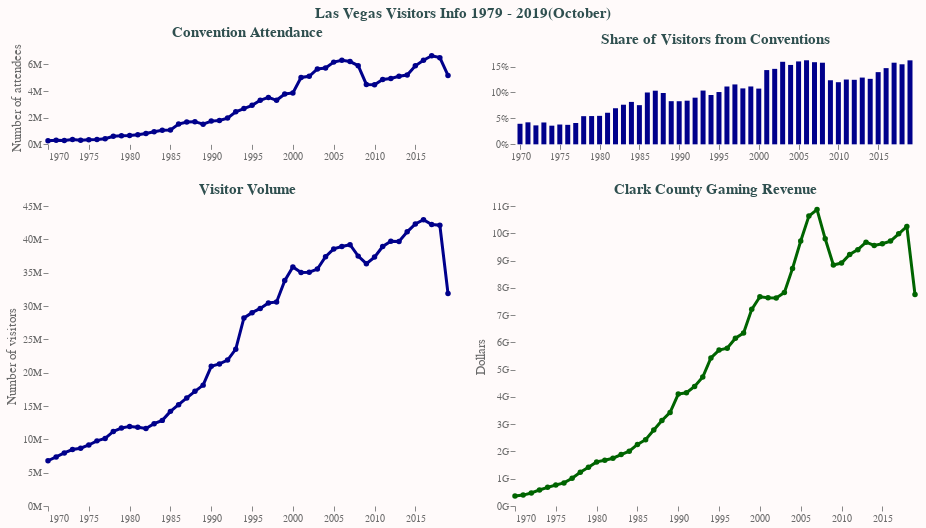

The notebook cell this image was saved under:
### Markdown cell above
Three variables have NA values but I'll redo the original plot with two plots.

### Code cell
brush = alt.selection_interval(encodings=['x'],empty='all')

base_line_bar = alt.Chart(df_clean).encode(
    x=alt.X('Year', title=None),
    color=alt.condition(brush, alt.ColorValue('darkblue'), alt.ColorValue('gray')),
    tooltip=alt.Tooltip('year(Year):N')
).add_selection(
    brush
)

#Convention line/scatter
chart_convention = base_line_bar.mark_line(point=True, size=3).encode( 
    y=alt.Y('Convention Attendance', title='Number of attendees',
           axis=alt.Axis(format='~s'))
).properties(
    title='Convention Attendance',
    width=400,
    height=300*14/45
) 

#Visitor line/scatter
chart_visitors = base_line_bar.mark_line(point=True, size=3).encode( 
    y=alt.Y('Visitor Volume', title='Number of visitors',
           axis=alt.Axis(format='~s'))
).properties(
    title='Visitor Volume',
    width=400,
    height=300
)

#Conventionas proportion of total visitors
chart_proportion = base_line_bar.mark_bar().encode(
    y=alt.Y('Proportion', title=None,
           axis=alt.Axis(format='%'))
).properties(
    title='Share of Visitors from Conventions',
    width=400,
    height=300*14/45
) 

#Gaming Spending
chart_spending = base_line_bar.mark_line(
    point=True, size=3
).encode(
    y=alt.Y('Clark County Gaming Revenue', title='Dollars',
           axis=alt.Axis(format='~s')),
    color=alt.condition(brush, alt.ColorValue('darkgreen'), alt.ColorValue('gray'))
).properties(
    title='Clark County Gaming Revenue',
    width=400,
    height=300
)

final_chart = (
    (
        chart_convention & chart_visitors
    ) | (
        chart_proportion & chart_spending
    )
).properties(
    title = 'Las Vegas Visitors Info 1979 - 2019(October)'
).configure(
    background='Snow'
).configure_axis(
    grid=False,
    domain=False,
    titleFontSize=13,
    titleFontWeight='normal',
    titleColor='dimgray',
    labelColor='dimgray'
).configure_view(
    strokeWidth=0
).configure_title(
    fontSize=15,
    anchor='middle',
    color='darkslategray'
)

final_chart.save("../docs/assets/images/2019_11_04_MM.png")
final_chart.save('2019_11_04_MM.html')
final_chart

### Figure 1 — Vega-Lite specification as saved in the notebook (floating-point values rounded to 4 significant figures)
{"$schema": "https://vega.github.io/schema/vega-lite/v3.4.0.json", "config": {"axis": {"domain": false, "grid": false, "labelColor": "dimgray", "titleColor": "dimgray", "titleFontSize": 13, "titleFontWeight": "normal"}, "background": "Snow", "mark": {"tooltip": null}, "title": {"anchor": "middle", "color": "darkslategray", "fontSize": 15}, "view": {"height": 300, "strokeWidth": 0, "width": 400}}, "data": {"name": "data-271204d0ee93e75baddc369f949e4d49"}, "datasets": {"data-271204d0ee93e75baddc369f949e4d49": [{"Clark County Gaming Revenue": 369286977, "Convention Attendance": 269129, "En/Deplaned Air Passenger": 4086973, "LVCVA Room Tax Collections": 3751265, "Midweek Occupancy Percentage": null, "Months": 12, "Overall Occupancy Percentage": 68, "Proportion": 0.03965, "Room Inventory": 25430, "Visitor Volume": 6787650, "Weekend Occupancy Percentage": null, "Year": "1970-01-01T00:00:00"}, {"Clark County Gaming Revenue": 399410972, "Convention Attendance": 312347, "En/Deplaned Air Passenger": 4102285, "LVCVA Room Tax Collections": 4241630, "Midweek Occupancy Percentage": null, "Months": 12, "Overall Occupancy Percentage": 78.3, "Proportion": 0.04243, "Room Inventory": 26044, "Visitor Volume": 7361783, "Weekend Occupancy Percentage": null, "Year": "1971-01-01T00:00:00"}, {"Clark County Gaming Revenue": 476126720, "Convention Attendance": 290794, "En/Deplaned Air Passenger": 4608764, "LVCVA Room Tax Collections": 4770716, "Midweek Occupancy Percentage": null, "Months": 12, "Overall Occupancy Percentage": 81.2, "Proportion": 0.03656, "Room Inventory": 26619, "Visitor Volume": 7954748, "Weekend Occupancy Percentage": null, "Year": "1972-01-01T00:00:00"}, {"Clark County Gaming Revenue": 588221779, "Convention Attendance": 357248, "En/Deplaned Air Passenger": 5397017, "LVCVA Room Tax Collections": 5556312, "Midweek Occupancy Percentage": null, "Months": 12, "Overall Occupancy Percentage": 84.4, "Proportion": 0.04215, "Room Inventory": 29198, "Visitor Volume": 8474727, "Weekend Occupancy Percentage": null, "Year": "1973-01-01T00:00:00"}, {"Clark County Gaming Revenue": 684714502, "Convention Attendance": 311908, "En/Deplaned Air Passenger": 5944433, "LVCVA Room Tax Collections": 6559315, "Midweek Occupancy Percentage": null, "Months": 12, "Overall Occupancy Percentage": 78.7, "Proportion": 0.036, "Room Inventory": 32826, "Visitor Volume": 8664751, "Weekend Occupancy Percentage": null, "Year": "1974-01-01T00:00:00"}, {"Clark County Gaming Revenue": 770336695, "Convention Attendance": 349787, "En/Deplaned Air Passenger": 6500806, "LVCVA Room Tax Collections": 7616661, "Midweek Occupancy Percentage": null, "Months": 12, "Overall Occupancy Percentage": 79.5, "Proportion": 0.03822, "Room Inventory": 35190, "Visitor Volume": 9151427, "Weekend Occupancy Percentage": null, "Year": "1975-01-01T00:00:00"}, {"Clark County Gaming Revenue": 845975652, "Convention Attendance": 367322, "En/Deplaned Air Passenger": 7685817, "LVCVA Room Tax Collections": 8890463, "Midweek Occupancy Percentage": null, "Months": 12, "Overall Occupancy Percentage": 82, "Proportion": 0.0376, "Room Inventory": 36245, "Visitor Volume": 9769354, "Weekend Occupancy Percentage": null, "Year": "1976-01-01T00:00:00"}, {"Clark County Gaming Revenue": 1015463342, "Convention Attendance": 417090, "En/Deplaned Air Passenger": 7964687, "LVCVA Room Tax Collections": 10383259, "Midweek Occupancy Percentage": null, "Months": 12, "Overall Occupancy Percentage": 80.8, "Proportion": 0.04115, "Room Inventory": 39350, "Visitor Volume": 10137021, "Weekend Occupancy Percentage": null, "Year": "1977-01-01T00:00:00"}, {"Clark County Gaming Revenue": 1236235456, "Convention Attendance": 607318, "En/Deplaned Air Passenger": 9110842, "LVCVA Room Tax Collections": 13113511, "Midweek Occupancy Percentage": null, "Months": 12, "Overall Occupancy Percentage": 82, "Proportion": 0.05433, "Room Inventory": 42620, "Visitor Volume": 11178111, "Weekend Occupancy Percentage": null, "Year": "1978-01-01T00:00:00"}, {"Clark County Gaming Revenue": 1423620102, "Convention Attendance": 637862, "En/Deplaned Air Passenger": 10574127, "LVCVA Room Tax Collections": 15847040, "Midweek Occupancy Percentage": null, "Months": 12, "Overall Occupancy Percentage": 80.9, "Proportion": 0.05454, "Room Inventory": 45035, "Visitor Volume": 11696073, "Weekend Occupancy Percentage": null, "Year": "1979-01-01T00:00:00"}, {"Clark County Gaming Revenue": 1617194799, "Convention Attendance": 656024, "En/Deplaned Air Passenger": 10302106, "LVCVA Room Tax Collections": 18231548, "Midweek Occupancy Percentage": null, "Months": 12, "Overall Occupancy Percentage": 77.2, "Proportion": 0.05494, "Room Inventory": 45815, "Visitor Volume": 11941524, "Weekend Occupancy Percentage": null, "Year": "1980-01-01T00:00:00"}, {"Clark County Gaming Revenue": 1676148606, "Convention Attendance": 719988, "En/Deplaned Air Passenger": 9469727, "LVCVA Room Tax Collections": 18179761, "Midweek Occupancy Percentage": null, "Months": 12, "Overall Occupancy Percentage": 75.7, "Proportion": 0.06091, "Room Inventory": 49614, "Visitor Volume": 11820788, "Weekend Occupancy Percentage": null, "Year": "1981-01-01T00:00:00"}, {"Clark County Gaming Revenue": 1751421394, "Convention Attendance": 809779, "En/Deplaned Air Passenger": 9438648, "LVCVA Room Tax Collections": 19070664, "Midweek Occupancy Percentage": null, "Months": 12, "Overall Occupancy Percentage": 70.3, "Proportion": 0.06961, "Room Inventory": 50270, "Visitor Volume": 11633728, "Weekend Occupancy Percentage": null, "Year": "1982-01-01T00:00:00"}, {"Clark County Gaming Revenue": 1887451717, "Convention Attendance": 943611, "En/Deplaned Air Passenger": 10312842, "LVCVA Room Tax Collections": 21731353, "Midweek Occupancy Percentage": 67.1, "Months": 12, "Overall Occupancy Percentage": 72.6, "Proportion": 0.07642, "Room Inventory": 52529, "Visitor Volume": 12348270, "Weekend Occupancy Percentage": 86.9, "Year": "1983-01-01T00:00:00"}, {"Clark County Gaming Revenue": 2008155460, "Convention Attendance": 1050916, "En/Deplaned Air Passenger": 10141809, "LVCVA Room Tax Collections": 23921313, "Midweek Occupancy Percentage": 66.4, "Months": 12, "Overall Occupancy Percentage": 72.5, "Proportion": 0.08183, "Room Inventory": 54129, "Visitor Volume": 12843433, "Weekend Occupancy Percentage": 88.3, "Year": "1984-01-01T00:00:00"}, {"Clark County Gaming Revenue": 2256762736, "Convention Attendance": 1072629, "En/Deplaned Air Passenger": 10924047, "LVCVA Room Tax Collections": 26956881, "Midweek Occupancy Percentage": 74.7, "Months": 12, "Overall Occupancy Percentage": 79.8, "Proportion": 0.07557, "Room Inventory": 53067, "Visitor Volume": 14194189, "Weekend Occupancy Percentage": 93, "Year": "1985-01-01T00:00:00"}, {"Clark County Gaming Revenue": 2431237168, "Convention Attendance": 1519421, "En/Deplaned Air Passenger": 12428748, "LVCVA Room Tax Collections": 30587141, "Midweek Occupancy Percentage": 76.8, "Months": 12, "Overall Occupancy Percentage": 81.4, "Proportion": 0.09999, "Room Inventory": 56494, "Visitor Volume": 15196284, "Weekend Occupancy Percentage": 93.5, "Year": "1986-01-01T00:00:00"}, {"Clark County Gaming Revenue": 2789336000, "Convention Attendance": 1677716, "En/Deplaned Air Passenger": 15582302, "LVCVA Room Tax Collections": 34443765, "Midweek Occupancy Percentage": 79.2, "Months": 12, "Overall Occupancy Percentage": 83.4, "Proportion": 0.1035, "Room Inventory": 58474, "Visitor Volume": 16216102, "Weekend Occupancy Percentage": 94.5, "Year": "1987-01-01T00:00:00"}, {"Clark County Gaming Revenue": 3136901000, "Convention Attendance": 1702158, "En/Deplaned Air Passenger": 16231199, "LVCVA Room Tax Collections": 38175535, "Midweek Occupancy Percentage": 81.4, "Months": 12, "Overall Occupancy Percentage": 85.1, "Proportion": 0.09896, "Room Inventory": 61394, "Visitor Volume": 17199808, "Weekend Occupancy Percentage": 93.5, "Year": "1988-01-01T00:00:00"}, {"Clark County Gaming Revenue": 3430851000, "Convention Attendance": 1508842, "En/Deplaned Air Passenger": 17106948, "LVCVA Room Tax Collections": 40528245, "Midweek Occupancy Percentage": 81.6, "Months": 12, "Overall Occupancy Percentage": 85.2, "Proportion": 0.08322, "Room Inventory": 67391, "Visitor Volume": 18129684, "Weekend Occupancy Percentage": 94, "Year": "1989-01-01T00:00:00"}, {"Clark County Gaming Revenue": 4104001000, "Convention Attendance": 1742194, "En/Deplaned Air Passenger": 19089684, "LVCVA Room Tax Collections": 49493569, "Midweek Occupancy Percentage": 80.9, "Months": 12, "Overall Occupancy Percentage": 84.7, "Proportion": 0.08314, "Room Inventory": 73730, "Visitor Volume": 20954420, "Weekend Occupancy Percentage": 93.6, "Year": "1990-01-01T00:00:00"}, {"Clark County Gaming Revenue": 4152407000, "Convention Attendance": 1794444, "En/Deplaned Air Passenger": 20171969, "LVCVA Room Tax Collections": 49396226, "Midweek Occupancy Percentage": 76, "Months": 12, "Overall Occupancy Percentage": 80.3, "Proportion": 0.08419, "Room Inventory": 76879, "Visitor Volume": 21315116, "Weekend Occupancy Percentage": 89.8, "Year": "1991-01-01T00:00:00"}, {"Clark County Gaming Revenue": 4381710000, "Convention Attendance": 1969435, "En/Deplaned Air Passenger": 20912585, "LVCVA Room Tax Collections": 52259477, "Midweek Occupancy Percentage": 80.4, "Months": 12, "Overall Occupancy Percentage": 83.9, "Proportion": 0.08998, "Room Inventory": 76523, "Visitor Volume": 21886865, "Weekend Occupancy Percentage": 92, "Year": "1992-01-01T00:00:00"}, {"Clark County Gaming Revenue": 4727424000, "Convention Attendance": 2439734, "En/Deplaned Air Passenger": 22492156, "LVCVA Room Tax Collections": 56125234, "Midweek Occupancy Percentage": 84.6, "Months": 12, "Overall Occupancy Percentage": 87.6, "Proportion": 0.1037, "Room Inventory": 86053, "Visitor Volume": 23522593, "Weekend Occupancy Percentage": 94.2, "Year": "1993-01-01T00:00:00"}, {"Clark County Gaming Revenue": 5430651000, "Convention Attendance": 2684171, "En/Deplaned Air Passenger": 26850486, "LVCVA Room Tax Collections": 76876787, "Midweek Occupancy Percentage": 86.5, "Months": 12, "Overall Occupancy Percentage": 89, "Proportion": 0.09513, "Room Inventory": 88560, "Visitor Volume": 28214362, "Weekend Occupancy Percentage": 94.4, "Year": "1994-01-01T00:00:00"}, {"Clark County Gaming Revenue": 5717567000, "Convention Attendance": 2924879, "En/Deplaned Air Passenger": 28027239, "LVCVA Room Tax Collections": 82135745, "Midweek Occupancy Percentage": 85.6, "Months": 12, "Overall Occupancy Percentage": 88, "Proportion": 0.1009, "Room Inventory": 90046, "Visitor Volume": 29002122, "Weekend Occupancy Percentage": 93.5, "Year": "1995-01-01T00:00:00"}, {"Clark County Gaming Revenue": 5783735000, "Convention Attendance": 3305507, "En/Deplaned Air Passenger": 30459965, "LVCVA Room Tax Collections": 91565876, "Midweek Occupancy Percentage": 88.7, "Months": 12, "Overall Occupancy Percentage": 90.4, "Proportion": 0.1115, "Room Inventory": 99072, "Visitor Volume": 29636361, "Weekend Occupancy Percentage": 94.4, "Year": "1996-01-01T00:00:00"}, {"Clark County Gaming Revenue": 6152415000, "Convention Attendance": 3519424, "En/Deplaned Air Passenger": 30315094, "LVCVA Room Tax Collections": 98186440, "Midweek Occupancy Percentage": 84.1, "Months": 12, "Overall Occupancy Percentage": 86.4, "Proportion": 0.1155, "Room Inventory": 105347, "Visitor Volume": 30464635, "Weekend Occupancy Percentage": 91.6, "Year": "1997-01-01T00:00:00"}, {"Clark County Gaming Revenue": 6346958000, "Convention Attendance": 3301705, "En/Deplaned Air Passenger": 30227287, "LVCVA Room Tax Collections": 100468931, "Midweek Occupancy Percentage": 83, "Months": 12, "Overall Occupancy Percentage": 85.8, "Proportion": 0.1079, "Room Inventory": 109365, "Visitor Volume": 30605128, "Weekend Occupancy Percentage": 92.1, "Year": "1998-01-01T00:00:00"}, {"Clark County Gaming Revenue": 7210700000, "Convention Attendance": 3772726, "En/Deplaned Air Passenger": 33715129, "LVCVA Room Tax Collections": 118299856, "Midweek Occupancy Percentage": 85.6, "Months": 12, "Overall Occupancy Percentage": 88, "Proportion": 0.1116, "Room Inventory": 120294, "Visitor Volume": 33809134, "Weekend Occupancy Percentage": 93.5, "Year": "1999-01-01T00:00:00"}, {"Clark County Gaming Revenue": 7671252000, "Convention Attendance": 3853363, "En/Deplaned Air Passenger": 36865866, "LVCVA Room Tax Collections": 130550852, "Midweek Occupancy Percentage": 86.6, "Months": 12, "Overall Occupancy Percentage": 89.1, "Proportion": 0.1075, "Room Inventory": 124270, "Visitor Volume": 35849691, "Weekend Occupancy Percentage": 94.5, "Year": "2000-01-01T00:00:00"}, {"Clark County Gaming Revenue": 7636547000, "Convention Attendance": 5014240, "En/Deplaned Air Passenger": 35179960, "LVCVA Room Tax Collections": 129053244, "Midweek Occupancy Percentage": 81.6, "Months": 12, "Overall Occupancy Percentage": 84.7, "Proportion": 0.1432, "Room Inventory": 126610, "Visitor Volume": 35017317, "Weekend Occupancy Percentage": 91.7, "Year": "2001-01-01T00:00:00"}, {"Clark County Gaming Revenue": 7630562000, "Convention Attendance": 5105450, "En/Deplaned Air Passenger": 35009011, "LVCVA Room Tax Collections": 127102165, "Midweek Occupancy Percentage": 80.9, "Months": 12, "Overall Occupancy Percentage": 84, "Proportion": 0.1456, "Room Inventory": 126787, "Visitor Volume": 35071504, "Weekend Occupancy Percentage": 91.2, "Year": "2002-01-01T00:00:00"}, {"Clark County Gaming Revenue": 7830856000, "Convention Attendance": 5657796, "En/Deplaned Air Passenger": 36265932, "LVCVA Room Tax Collections": 138941106, "Midweek Occupancy Percentage": 81.6, "Months": 12, "Overall Occupancy Percentage": 85, "Proportion": 0.1592, "Room Inventory": 130482, "Visitor Volume": 35540126, "Weekend Occupancy Percentage": 92.8, "Year": "2003-01-01T00:00:00"}, {"Clark County Gaming Revenue": 8711426000, "Convention Attendance": 5724864, "En/Deplaned Air Passenger": 41441531, "LVCVA Room Tax Collections": 164821755, "Midweek Occupancy Percentage": 85.8, "Months": 12, "Overall Occupancy Percentage": 88.6, "Proportion": 0.1531, "Room Inventory": 131503, "Visitor Volume": 37388781, "Weekend Occupancy Percentage": 95, "Year": "2004-01-01T00:00:00"}, {"Clark County Gaming Revenue": 9717322000, "Convention Attendance": 6166194, "En/Deplaned Air Passenger": 44267370, "LVCVA Room Tax Collections": 193136789, "Midweek Occupancy Percentage": 86.6, "Months": 12, "Overall Occupancy Percentage": 89.2, "Proportion": 0.1599, "Room Inventory": 133186, "Visitor Volume": 38566717, "Weekend Occupancy Percentage": 95, "Year": "2005-01-01T00:00:00"}, {"Clark County Gaming Revenue": 10630387000, "Convention Attendance": 6307961, "En/Deplaned Air Passenger": 46304376, "LVCVA Room Tax Collections": 207289931, "Midweek Occupancy Percentage": 87.4, "Months": 12, "Overall Occupancy Percentage": 89.7, "Proportion": 0.1621, "Room Inventory": 132605, "Visitor Volume": 38914889, "Weekend Occupancy Percentage": 94.6, "Year": "2006-01-01T00:00:00"}, {"Clark County Gaming Revenue": 10868464000, "Convention Attendance": 6209253, "En/Deplaned Air Passenger": 47729527, "LVCVA Room Tax Collections": 219713911, "Midweek Occupancy Percentage": 88.7, "Months": 12, "Overall Occupancy Percentage": 90.4, "Proportion": 0.1584, "Room Inventory": 132947, "Visitor Volume": 39196761, "Weekend Occupancy Percentage": 94.3, "Year": "2007-01-01T00:00:00"}, {"Clark County Gaming Revenue": 9796749000, "Convention Attendance": 5899725, "En/Deplaned Air Passenger": 44074642, "LVCVA Room Tax Collections": 207117817, "Midweek Occupancy Percentage": 84.3, "Months": 12, "Overall Occupancy Percentage": 86, "Proportion": 0.1574, "Room Inventory": 140529, "Visitor Volume": 37481552, "Weekend Occupancy Percentage": 89.8, "Year": "2008-01-01T00:00:00"}, {"Clark County Gaming Revenue": 8838261000, "Convention Attendance": 4492275, "En/Deplaned Air Passenger": 40469012, "LVCVA Room Tax Collections": 153150310, "Midweek Occupancy Percentage": 78.2, "Months": 12, "Overall Occupancy Percentage": 81.5, "Proportion": 0.1236, "Room Inventory": 148941, "Visitor Volume": 36351469, "Weekend Occupancy Percentage": 88.8, "Year": "2009-01-01T00:00:00"}, {"Clark County Gaming Revenue": 8908574000, "Convention Attendance": 4473134, "En/Deplaned Air Passenger": 39757359, "LVCVA Room Tax Collections": 163809985, "Midweek Occupancy Percentage": 76.8, "Months": 12, "Overall Occupancy Percentage": 80.4, "Proportion": 0.1198, "Room Inventory": 148935, "Visitor Volume": 37335436, "Weekend Occupancy Percentage": 88.4, "Year": "2010-01-01T00:00:00"}, {"Clark County Gaming Revenue": 9222677000, "Convention Attendance": 4865272, "En/Deplaned Air Passenger": 41481204, "LVCVA Room Tax Collections": 194329584, "Midweek Occupancy Percentage": 80.7, "Months": 12, "Overall Occupancy Percentage": 83.8, "Proportion": 0.125, "Room Inventory": 150161, "Visitor Volume": 38928708, "Weekend Occupancy Percentage": 90.9, "Year": "2011-01-01T00:00:00"}, {"Clark County Gaming Revenue": 9399845000, "Convention Attendance": 4944014, "En/Deplaned Air Passenger": 41667596, "LVCVA Room Tax Collections": 200384250, "Midweek Occupancy Percentage": 81.6, "Months": 12, "Overall Occupancy Percentage": 84.4, "Proportion": 0.1244, "Room Inventory": 150481, "Visitor Volume": 39727022, "Weekend Occupancy Percentage": 90.8, "Year": "2012-01-01T00:00:00"}, {"Clark County Gaming Revenue": 9674404000, "Convention Attendance": 5107416, "En/Deplaned Air Passenger": 41857059, "LVCVA Room Tax Collections": 210138974, "Midweek Occupancy Percentage": 81.4, "Months": 12, "Overall Occupancy Percentage": 84.3, "Proportion": 0.1288, "Room Inventory": 150593, "Visitor Volume": 39668221, "Weekend Occupancy Percentage": 91.1, "Year": "2013-01-01T00:00:00"}, {"Clark County Gaming Revenue": 9553864000, "Convention Attendance": 5194580, "En/Deplaned Air Passenger": 42885350, "LVCVA Room Tax Collections": 232443537, "Midweek Occupancy Percentage": 83.9, "Months": 12, "Overall Occupancy Percentage": 86.8, "Proportion": 0.1263, "Room Inventory": 150544, "Visitor Volume": 41126512, "Weekend Occupancy Percentage": 93.3, "Year": "2014-01-01T00:00:00"}, {"Clark County Gaming Revenue": 9617671000, "Convention Attendance": 5891151, "En/Deplaned Air Passenger": 45389074, "LVCVA Room Tax Collections": 254438208, "Midweek Occupancy Percentage": 85.2, "Months": 12, "Overall Occupancy Percentage": 87.7, "Proportion": 0.1392, "Room Inventory": 149213, "Visitor Volume": 42312216, "Weekend Occupancy Percentage": 93.7, "Year": "2015-01-01T00:00:00"}, {"Clark County Gaming Revenue": 9713930000, "Convention Attendance": 6310600, "En/Deplaned Air Passenger": 47435027, "LVCVA Room Tax Collections": 273079478, "Midweek Occupancy Percentage": 86.5, "Months": 12, "Overall Occupancy Percentage": 89.1, "Proportion": 0.147, "Room Inventory": 149339, "Visitor Volume": 42936100, "Weekend Occupancy Percentage": 95, "Year": "2016-01-01T00:00:00"}, {"Clark County Gaming Revenue": 9978503000, "Convention Attendance": 6646200, "En/Deplaned Air Passenger": 48500244, "LVCVA Room Tax Collections": 282497037, "Midweek Occupancy Percentage": 86.2, "Months": 12, "Overall Occupancy Percentage": 88.7, "Proportion": 0.1574, "Room Inventory": 148896, "Visitor Volume": 42214200, "Weekend Occupancy Percentage": 94.3, "Year": "2017-01-01T00:00:00"}, {"Clark County Gaming Revenue": 10249964000, "Convention Attendance": 6501800, "En/Deplaned Air Passenger": 49716584, "LVCVA Room Tax Collections": 282596040, "Midweek Occupancy Percentage": 85.5, "Months": 12, "Overall Occupancy Percentage": 88.2, "Proportion": 0.1544, "Room Inventory": 149158, "Visitor Volume": 42116800, "Weekend Occupancy Percentage": 94.5, "Year": "2018-01-01T00:00:00"}, {"Clark County Gaming Revenue": 7753090000, "Convention Attendance": 5164500, "En/Deplaned Air Passenger": 38500861, "LVCVA Room Tax Collections": null, "Midweek Occupancy Percentage": 86.7, "Months": 10, "Overall Occupancy Percentage": 89.2, "Proportion": 0.162, "Room Inventory": 149050, "Visitor Volume": 31880200, "Weekend Occupancy Percentage": 95.1, "Year": "2019-01-01T00:00:00"}]}, "hconcat": [{"vconcat": [{"encoding": {"color": {"condition": {"selection": "selector010", "value": "darkblue"}, "value": "gray"}, "tooltip": {"field": "Year", "timeUnit": "year", "type": "nominal"}, "x": {"field": "Year", "title": null, "type": "temporal"}, "y": {"axis": {"format": "~s"}, "field": "Convention Attendance", "title": "Number of attendees", "type": "quantitative"}}, "height": 93.33, "mark": {"point": true, "size": 3, "type": "line"}, "selection": {"selector010": {"empty": "all", "encodings": ["x"], "type": "interval"}}, "title": "Convention Attendance", "width": 400}, {"encoding": {"color": {"condition": {"selection": "selector010", "value": "darkblue"}, "value": "gray"}, "tooltip": {"field": "Year", "timeUnit": "year", "type": "nominal"}, "x": {"field": "Year", "title": null, "type": "temporal"}, "y": {"axis": {"format": "~s"}, "field": "Visitor Volume", "title": "Number of visitors", "type": "quantitative"}}, "height": 300, "mark": {"point": true, "size": 3, "type": "line"}, "selection": {"selector010": {"empty": "all", "encodings": ["x"], "type": "interval"}}, "title": "Visitor Volume", "width": 400}]}, {"vconcat": [{"encoding": {"color": {"condition": {"selection": "selector010", "value": "darkblue"}, "value": "gray"}, "tooltip": {"field": "Year", "timeUnit": "year", "type": "nominal"}, "x": {"field": "Year", "title": null, "type": "temporal"}, "y": {"axis": {"format": "%"}, "field": "Proportion", "title": null, "type": "quantitative"}}, "height": 93.33, "mark": "bar", "selection": {"selector010": {"empty": "all", "encodings": ["x"], "type": "interval"}}, "title": "Share of Visitors from Conventions", "width": 400}, {"encoding": {"color": {"condition": {"selection": "selector010", "value": "darkgreen"}, "value": "gray"}, "tooltip": {"field": "Year", "timeUnit": "year", "type": "nominal"}, "x": {"field": "Year", "title": null, "type": "temporal"}, "y": {"axis": {"format": "~s"}, "field": "Clark County Gaming Revenue", "title": "Dollars", "type": "quantitative"}}, "height": 300, "mark": {"point": true, "size": 3, "type": "line"}, "selection": {"selector010": {"empty": "all", "encodings": ["x"], "type": "interval"}}, "title": "Clark County Gaming Revenue", "width": 400}]}], "title": "Las Vegas Visitors Info 1979 - 2019(October)"}
